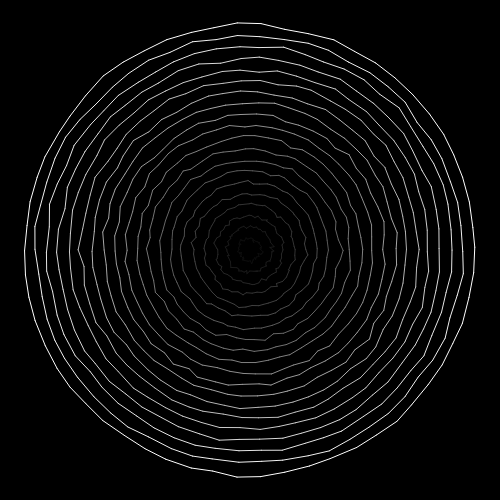
Frame 1 (no input)
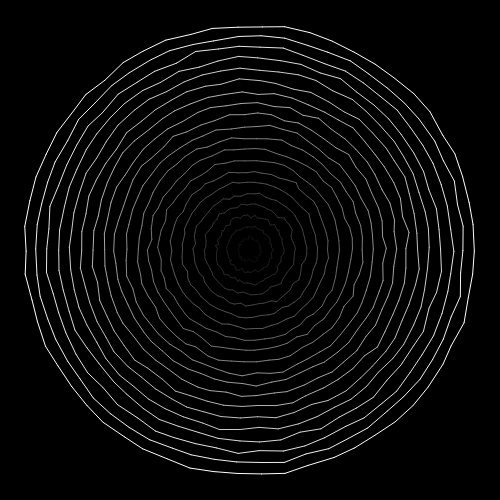
Frame 60 (no input)
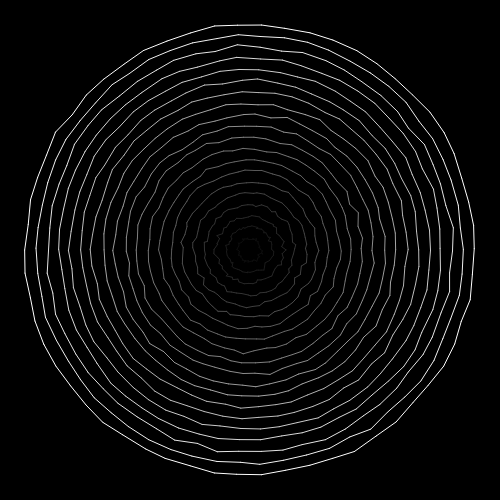
Frame 120 (the mouse pressed at the canvas centre since frame 60)

The p5.js sketch that drew these frames (run headless with seeded random() and noise() and a simulated clock; from frame 60 on, the mouse is pressed at the canvas centre):

// p5.js sketch
// ── sketch.js
var numOfPoints;
var numOfCircles;
var prevPos;
var timeX;
var timeY;

function setup () {
	createCanvas (500, 500);
    numOfPoints = 60;
    numOfCircles = 20;
    prevPos = createVector (0,0);
    timeX = 0;
    timeY = 0;
}

function draw () {
	background (0);
    timeX += 0.04;
    timeY += 0.03;
    var r = width * 0.45;
    var noiseAmount = 0.1;
    for (var j = 0; j < numOfCircles; j++) {
        r = (width * 0.45) * ((j+1)/numOfCircles) ;
        noiseAmount = r * r * r * 0.001;
        for (var i = 0; i < numOfPoints; i++) {
            var xPos = width/2 + Math.cos(i/(numOfPoints-2) * TWO_PI) * r;
            var yPos = height/2 + Math.sin(i/(numOfPoints-2) * TWO_PI) * r;
            
            var noiseValX = noise (timeX, xPos * noiseAmount, yPos * noiseAmount);
            var noiseValY = noise (timeY, yPos * noiseAmount, xPos * noiseAmount);

            noiseValX = map (noiseValX, 0, 1, -5, 5);
            noiseValY = map (noiseValY, 0, 1, -5, 5);

            xPos += noiseValX;
            yPos += noiseValY;
            stroke (255 * (j+1)/numOfCircles);
            if (i > 1) {
                line(xPos, yPos, prevPos.x, prevPos.y);
            }
            
            prevPos = createVector (xPos, yPos);   
        
        }       
    }
}
